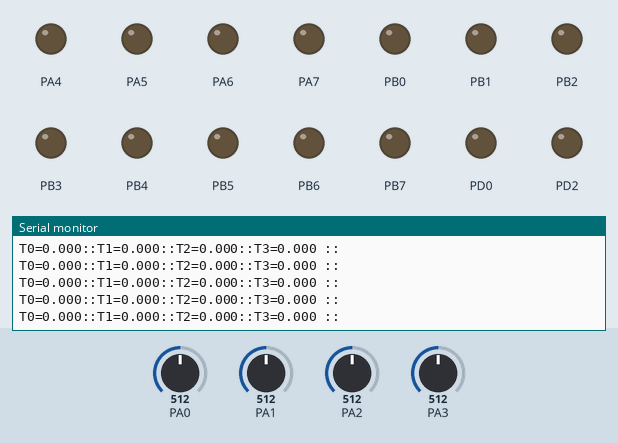
Recording of a program running on a simulated ATmega32, built with avr-gcc and emulated at 4 MHz. Parts: output pins drawn as LEDs (lit = HIGH), the last lines printed to the serial monitor. The test bench sets the inputs (shaded band); at power-on: PA0 = 512, PA1 = 512, PA2 = 512, PA3 = 512.

Above: at 1.2 s.
1.3 s: PA0 set to 541
At 1.65 s:
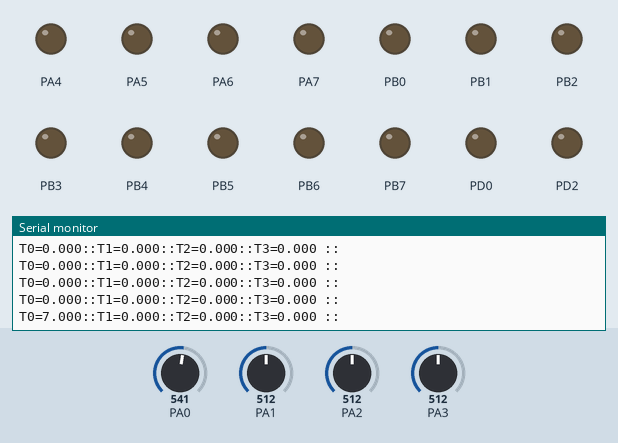
4.3 s: PA0 set to 567
At 4.31 s:
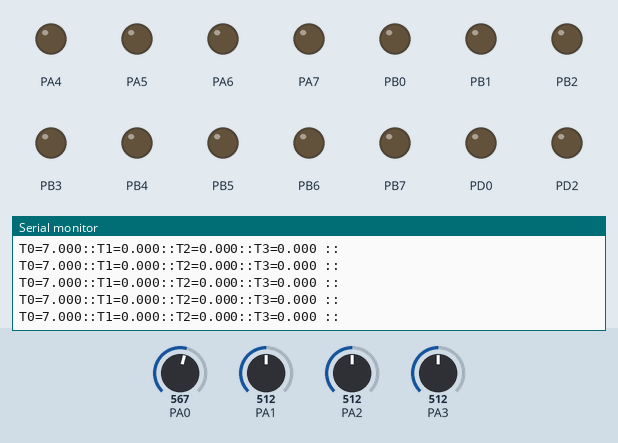
Timing chart, 0 to 7.3 s (numbered marks = the images above; inputs shaded):
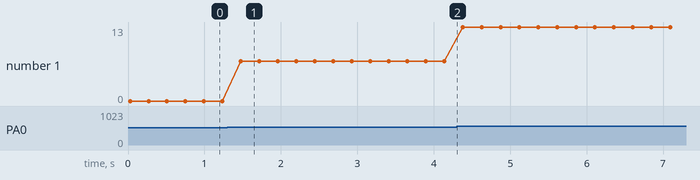

The program:

main.c
```c
/*
 * nodeJSSerialPort.c
 *
 * Created: 2019-07-11 10:56:56 a.m.
 * Author : BladimirBaccaCortes
 */

#include <avr/io.h>
#define F_CPU	4000000UL
#include <util/delay.h>
#include <stdio.h>

#define MYDELAY 5

int main(void)
{
    /* Replace with your application code */
	unsigned char adcData, adcGarbage, dataTX;
	float tempCh0, tempCh1, tempCh2, tempCh3;
	char txBuffer[50];
	int i;

	// IO ports
	DDRA = 0xf0;
	DDRB = 0xff;
	DDRD = 0xff;

	// ADC
	/* adc initialization */
	ADCSRA |= (1 << ADPS0);
	ADMUX |= (1 << REFS1) | (1 << REFS0);

	// Enables ADC for use
	ADCSRA |= (1 << ADEN);

	//RS232
	// Communication Parameters: 8 Data, 1 Stop, No Parity
	// USART Receiver: Off
	// USART Transmitter: On
	// USART Mode: Asynchronous
	// USART Baud Rate: 9600
	UCSRA=0x00;
	UCSRB=0x08;
	UCSRC=0x86;
	UBRRH=0x00;
	UBRRL=0x19;

    while (1)
    {
		// Getting data from ADC
		ADMUX &= ~(1<<MUX2 | 1<<MUX1 | 1<<MUX0);
		ADCSRA |= (1 << ADSC);			// Start ADC
		while (!(ADCSRA & (1<<ADIF)));
		ADCSRA|=(1<<ADIF);				// Clear EOC
		adcData = ADCL>>2;			// Saving ADC
		adcGarbage = ADCH;
		tempCh0 = (float) adcData;
		_delay_ms(MYDELAY);

		ADMUX &= ~(1<<MUX2 | 1<<MUX1 | 1<<MUX0);
		ADMUX &= ~(1<<MUX2 | 1<<MUX1);
		ADMUX |= (1<<MUX0);
		ADCSRA |= (1 << ADSC);			// Start ADC
		while (!(ADCSRA & (1<<ADIF)));
		ADCSRA|=(1<<ADIF);				// Clear EOC
		adcData = ADCL>>2;			// Saving ADC
		adcGarbage = ADCH;
		tempCh1 = (float) adcData;
		_delay_ms(MYDELAY);

		ADMUX &= ~(1<<MUX2 | 1<<MUX1 | 1<<MUX0);
		ADMUX &= ~(1<<MUX2 | 1<<MUX0);
		ADMUX |= (1<<MUX1);
		ADCSRA |= (1 << ADSC);			// Start ADC
		while (!(ADCSRA & (1<<ADIF)));
		ADCSRA|=(1<<ADIF);				// Clear EOC
		adcData = ADCL>>2;			// Saving ADC
		adcGarbage = ADCH;
		tempCh2 = (float) adcData;
		_delay_ms(MYDELAY);

		ADMUX &= ~(1<<MUX2 | 1<<MUX1 | 1<<MUX0);
		ADMUX &= ~(1<<MUX2);
		ADMUX |= (1<<MUX0);
		ADMUX |= (1<<MUX1);
		ADCSRA |= (1 << ADSC);			// Start ADC
		while (!(ADCSRA & (1<<ADIF)));
		ADCSRA|=(1<<ADIF);				// Clear EOC
		adcData = ADCL>>2;			// Saving ADC
		adcGarbage = ADCH;
		tempCh3 = (float) adcData;
		_delay_ms(MYDELAY);

		// Arranging string.
		sprintf(txBuffer, "T0=%3.3f::T1=%3.3f::T2=%3.3f::T3=%3.3f ::\r\n", tempCh0, tempCh1, tempCh2, tempCh3);
		PORTB &= ~(1 << 4);
		_delay_ms(MYDELAY);

		// TX data.
		dataTX = ' ';
		i = 0;
		while(dataTX != '\n')
		{
			dataTX = txBuffer[i];
			UDR = dataTX;
			while(!(UCSRA & (1 << UDRE)));
			i++;
			_delay_ms(MYDELAY);
		}
    }
}
```

Measured:
- after the input at 1.3 s, the serial monitor: prints a new line after 0.18 s (image 1)
- plotted number 1: 0 → 7 after the input at 1.3 s, 7 → 13 after the input at 4.3 s
